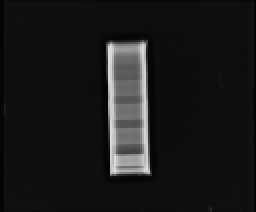
#> input picture X-Rays/70_40.bmp, 128 x 106 px (shown 2 times larger)
$ jupyter execute BMD-70-92-Normalize-Copy1.ipynb   (older library calls are emulated)
#> lines starting #> are read from the running program, lines starting #| are printed output that depends on the picture; long printed decimals are rounded
[cell 1]
from PIL import Image, ImageFilter
from skimage.feature import greycomatrix
import numpy as np
from matplotlib import pyplot as plt
import cv2 as cv
from scipy.misc import toimage
import math

[cell 2]
img = cv.imread('X-Rays/70_40.bmp')
#> img is the input picture: shape (106, 128, 3); min 4, max 218, mean 25.6
norm_img = np.zeros((800,800))
final_image = cv.normalize(img,  norm_img, 0, 255, cv.NORM_MINMAX)
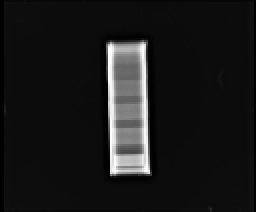
#> final_image: shape (106, 128, 3) (shown 2 times larger); min 0, max 255, mean 25.8
low_image = Image.fromarray(final_image)
plt.imshow(low_image)

[cell 3]
# [7 lines of commented-out code are left out]

left = 60
top = 63
right = 69
bottom = 73
low_cropped_img = low_image.crop((left,top,right,bottom))
# low_cropped_img.show()
plt.imshow(low_cropped_img)

[cell 4]
low_avg_pixel_intensity = np.mean(low_cropped_img)
#> low_avg_pixel_intensity = 126.7
print(low_avg_pixel_intensity)
#| 126.689

[cell 5]
img = cv.imread('X-Rays/98_100.bmp')
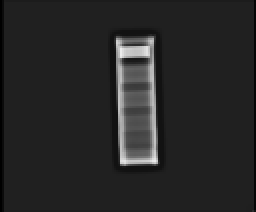
#> input picture X-Rays/98_100.bmp, 128 x 106 px (shown 2 times larger)
#> img is the input picture: shape (106, 128, 3); min 0, max 237, mean 38.7
norm_img = np.zeros((800,800))
final_high_image = cv.normalize(img,  norm_img, 0, 255, cv.NORM_MINMAX)
high_image = Image.fromarray(final_high_image)
plt.imshow(high_image)

[cell 6]
# [7 lines of commented-out code are left out]

left = 62
top = 59
right = 75
bottom = 65
high_cropped_img = high_image.crop((left,top,right,bottom))
# high_cropped_img.show()
plt.imshow(high_cropped_img)

[cell 7]
high_avg_pixel_intensity = np.mean(high_cropped_img)
#> high_avg_pixel_intensity = 93.17
print(high_avg_pixel_intensity)
#| 93.167

[cell 8]
left = 61
top = 73
right = 70
bottom = 74
low_cropped_img = low_image.crop((left,top,right,bottom))
# low_cropped_img.show()
plt.imshow(low_cropped_img)

[cell 9]
k_low_avg_pixel_intensity = np.mean(low_cropped_img)
#> k_low_avg_pixel_intensity = 93.11
print(k_low_avg_pixel_intensity)
#| 93.111

[cell 10]
left = 65
top = 68
right = 74
bottom = 74
high_cropped_img = high_image.crop((left,top,right,bottom))
# high_cropped_img.show()
plt.imshow(high_cropped_img)
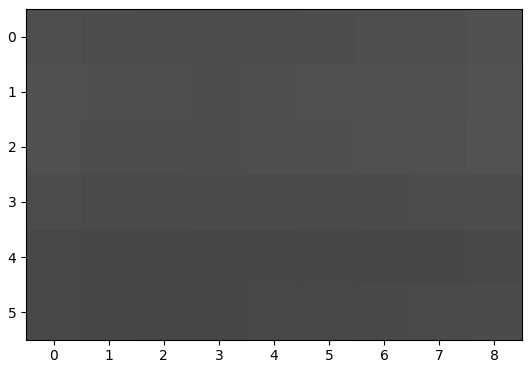
#> figure drawn by matplotlib, 1 panel

[cell 11]
k_high_avg_pixel_intensity = np.mean(high_cropped_img)
#> k_high_avg_pixel_intensity = 75.78
print(k_high_avg_pixel_intensity)
#| 75.778

[cell 12]
K = math.log(k_low_avg_pixel_intensity)/math.log(k_high_avg_pixel_intensity)
#> K = 1.05
K
#> Out = 1.05

[cell 13]
mu_b_low = 0.255

[cell 14]
mu_b_high = 0.189

[cell 15]
# print(math.log(low_avg_pixel_intensity))
# print(K * math.log(high_avg_pixel_intensity))
Numerator = (math.log(low_avg_pixel_intensity)) - (K * math.log(high_avg_pixel_intensity))
#> Numerator = 0.0915
print(Numerator)
#| 0.09152

[cell 16]
Denominator = mu_b_low - (K * mu_b_high)
#> Denominator = 0.057
print(Denominator)
#| 0.057

[cell 17]
M_b = Numerator/Denominator
#> M_b = 1.61

[cell 18]
M_b
#> Out = 1.61

[cell 19]
1.543-M_b
#> Out = -0.0626

[cell 20]
k_some = 0.192/0.1738
k_some

[cell 21]
Numerator = (math.log(low_avg_pixel_intensity)) - (k_some * math.log(high_avg_pixel_intensity))
#> Numerator = -0.167
print(Numerator)
#| -0.1675

[cell 22]
Denominator = mu_b_low - (k_some * mu_b_high)
print(Denominator)

[cell 23]
M_b = Numerator/Denominator
#> M_b = -3.62
M_b
#> Out = -3.62

### TAKING CENTER REGION - 1.043

[cell 24]
left = 59
top = 55
right = 69
bottom = 61
low_cropped_img = low_image.crop((left,top,right,bottom))
# low_cropped_img.show()
plt.imshow(low_cropped_img)
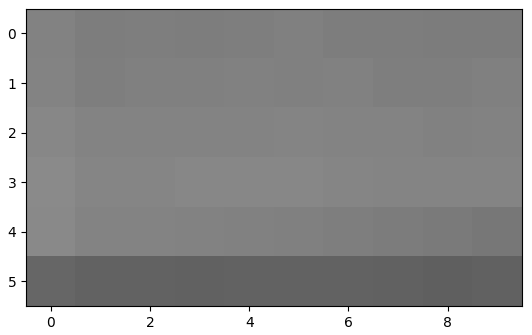
#> figure drawn by matplotlib, 1 panel

[cell 25]
low_avg_pixel_intensity = np.mean(low_cropped_img)
#> low_avg_pixel_intensity = 124
print(low_avg_pixel_intensity)
#| 124.033

[cell 26]
# [7 lines of commented-out code are left out]

left = 62
top = 45
right = 75
bottom = 56
high_cropped_img = high_image.crop((left,top,right,bottom))
# high_cropped_img.show()
plt.imshow(high_cropped_img)
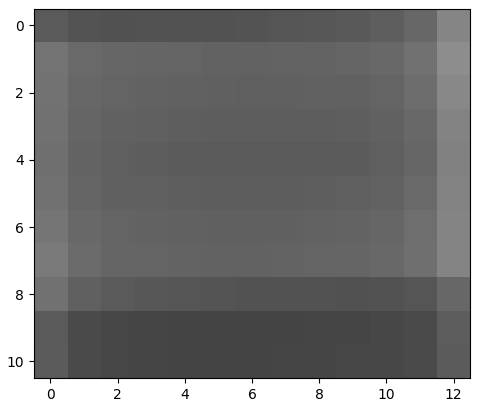
#> figure drawn by matplotlib, 1 panel

[cell 27]
high_avg_pixel_intensity = np.mean(high_cropped_img)
#> high_avg_pixel_intensity = 94.59
print(high_avg_pixel_intensity)
#| 94.594

[cell 28]
left = 60
top = 75
right = 69
bottom = 77
low_cropped_img = low_image.crop((left,top,right,bottom))
# low_cropped_img.show()
plt.imshow(low_cropped_img)
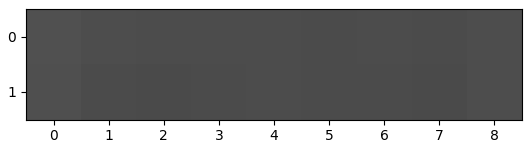
#> figure drawn by matplotlib, 1 panel

[cell 29]
k_low_avg_pixel_intensity = np.mean(low_cropped_img)
#> k_low_avg_pixel_intensity = 76
print(k_low_avg_pixel_intensity)
#| 76.0

[cell 30]
left = 58
top = 67
right = 70
bottom = 72
high_cropped_img = high_image.crop((left,top,right,bottom))
# high_cropped_img.show()
plt.imshow(high_cropped_img)
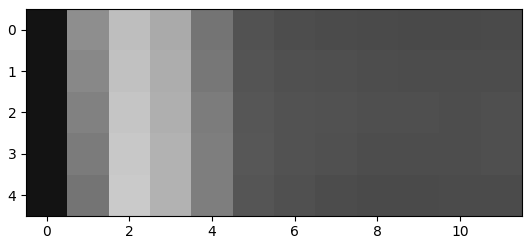
#> figure drawn by matplotlib, 1 panel

[cell 31]
k_high_avg_pixel_intensity = np.mean(high_cropped_img)
#> k_high_avg_pixel_intensity = 99.08
print(k_high_avg_pixel_intensity)
#| 99.083

[cell 32]
K = math.log(k_low_avg_pixel_intensity)/math.log(k_high_avg_pixel_intensity)
#> K = 0.942
# K = 1.0898820538842497
# K = 1.12
K
#> Out = 0.942

[cell 33]
mu_b_low = 0.255

[cell 34]
mu_b_high = 0.199

[cell 35]
# print(math.log(low_avg_pixel_intensity))
# print(K * math.log(high_avg_pixel_intensity))
Numerator = (math.log(low_avg_pixel_intensity)) - (K * math.log(high_avg_pixel_intensity))
#> Numerator = 0.534
print(Numerator)
#| 0.5335

[cell 36]
Denominator = mu_b_low - (K * mu_b_high)
#> Denominator = 0.0675
print(Denominator)
#| 0.06748

[cell 37]
M_b = Numerator/Denominator
#> M_b = 7.91

[cell 38]
M_b
#> Out = 7.91

[cell 39]
1.043 - M_b
#> Out = -6.86

### 0.54

[cell 40]
left = 58
top = 42
right = 70
bottom = 48
low_cropped_img = low_image.crop((left,top,right,bottom))
# low_cropped_img.show()
plt.imshow(low_cropped_img)
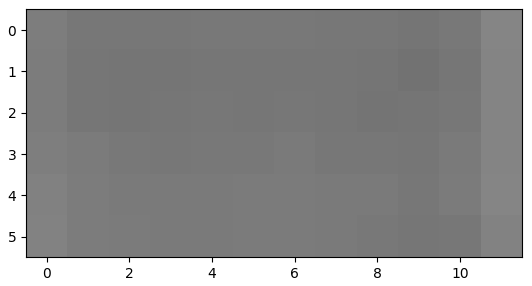
#> figure drawn by matplotlib, 1 panel

[cell 41]
low_avg_pixel_intensity = np.mean(low_cropped_img)
#> low_avg_pixel_intensity = 121.3
print(low_avg_pixel_intensity)
#| 121.306

[cell 42]
left = 59
top = 34
right = 71
bottom = 44
high_cropped_img = high_image.crop((left,top,right,bottom))
# high_cropped_img.show()
plt.imshow(high_cropped_img)
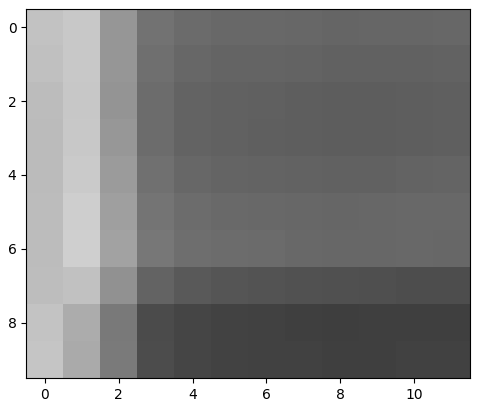
#> figure drawn by matplotlib, 1 panel

[cell 43]
high_avg_pixel_intensity = np.mean(high_cropped_img)
#> high_avg_pixel_intensity = 113.7
print(high_avg_pixel_intensity)
#| 113.725

[cell 44]
left = 60
top = 74
right = 68
bottom = 77
low_cropped_img = low_image.crop((left,top,right,bottom))
# low_cropped_img.show()
plt.imshow(low_cropped_img)
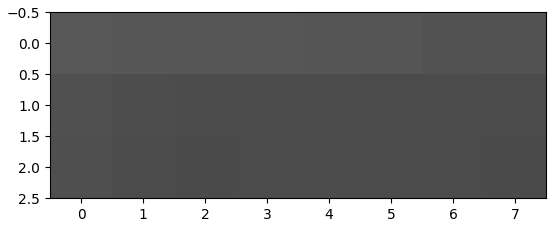
#> figure drawn by matplotlib, 1 panel

[cell 45]
k_low_avg_pixel_intensity = np.mean(low_cropped_img)
#> k_low_avg_pixel_intensity = 78.92
print(k_low_avg_pixel_intensity)
#| 78.917

[cell 46]
left = 58
top = 67
right = 70
bottom = 72
high_cropped_img = high_image.crop((left,top,right,bottom))
# high_cropped_img.show()
plt.imshow(high_cropped_img)

[cell 47]
k_high_avg_pixel_intensity = np.mean(high_cropped_img)
print(k_high_avg_pixel_intensity)
#| 99.083

[cell 48]
K = math.log(k_low_avg_pixel_intensity)/math.log(k_high_avg_pixel_intensity)
#> K = 0.95
# K = 1.135
K
#> Out = 0.95

[cell 49]
mu_b_low = 0.255

[cell 50]
mu_b_high = 0.199

[cell 51]
# print(math.log(low_avg_pixel_intensity))
# print(K * math.log(high_avg_pixel_intensity))
Numerator = (math.log(low_avg_pixel_intensity)) - (K * math.log(high_avg_pixel_intensity))
#> Numerator = 0.299
print(Numerator)
#| 0.2989

[cell 52]
Denominator = mu_b_low - (K * mu_b_high)
#> Denominator = 0.0659
print(Denominator)
#| 0.06585

[cell 53]
M_b = Numerator/Denominator
#> M_b = 4.54

[cell 54]
print(M_b)
#| 4.539
print(0.54-M_b)
#| -3.999
